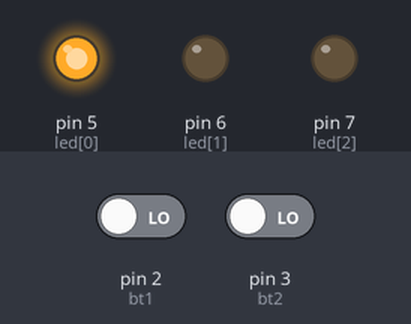
Bench run of a sketch on a simulated Arduino Uno, built with avr-gcc and run on an emulated ATmega328P. Shown: output pins drawn as LEDs (lit = HIGH). Dashed ring = blinking. The test bench sets the inputs (shaded band); at power-on: pin 3 (bt2) LOW, pin 2 (bt1) LOW.

Above: at 1.2 s.
1.3 s: pin 3 (bt2) driven HIGH
At 2.6 s:
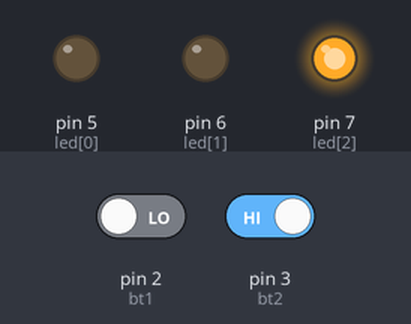
3.1 s: pin 2 (bt1) driven HIGH
At 6.0 s:
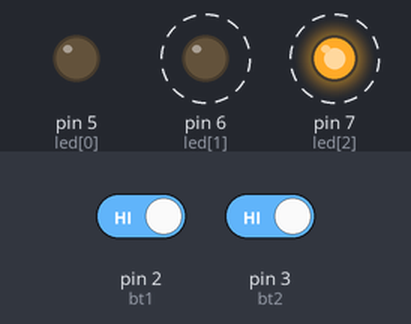
6.1 s: pin 2 (bt1) driven LOW
At 6.7 s:
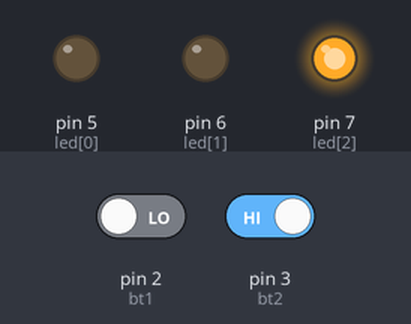
Timing chart, 0 to 9.1 s (numbered marks = the images above; inputs shaded):
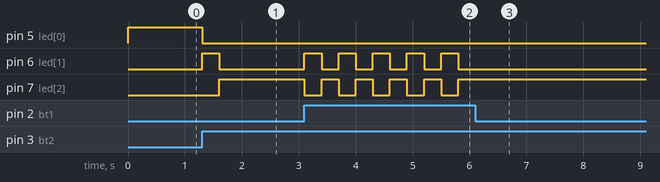

Measured:
- after the input at 1.3 s, pin 5 (led[0]): HIGH → LOW at once; pin 6 (led[1]): LOW → HIGH at once, → LOW 0.30 s later; pin 7 (led[2]): LOW → HIGH after 0.30 s
- after the input at 3.1 s, pin 6 (led[1]), pin 7 (led[2]): alternates HIGH for 0.30 s and LOW for 0.30 s, starting at once
- after the input at 6.1 s, pin 6 (led[1]): stops changing and stays LOW; pin 7 (led[2]): stops changing and stays HIGH

The sketch:

P10_SEQ_3LED_CON_2BT.ino
```cpp
/* #10 - shift dei led con 2 BT

 - LED su D5, D6, D7
 - BUTTON su D2 e D3

uso i BT per spostare il LED attivo
*/

//pin del LED
int led[3]= {5,6,7};

//pin del pulsante
int bt1 = 2;
int bt2 = 3;

//indice led corrente
int led_corrente = 0;

void setup() {
  //imposto i pin
  pinMode(bt1, INPUT);
  pinMode(bt2, INPUT);
  for (int i = 0; i < 3; i++) {
    pinMode(led[i], OUTPUT);
  }
  //imposto i led
  setled();
}

void loop() {
  //se il tasto 1 viene premuto...
  if (digitalRead(bt2)) {
    //cambio lo stato
    led_corrente++;
    //faccio ciclare lo stato
    if (led_corrente > 2) led_corrente = 2;
    //imposta i led
    setled();
    //attendo che i rimbalzi cessino (poor-man debouncing)
    delay(300);
  }
  //se il tasto 2 viene premuto...
  if (digitalRead(bt1)) {
    //cambio lo stato
    led_corrente--;
    //faccio ciclare lo stato
    if (led_corrente < 0) led_corrente = 0;
    //imposta i led
    setled();
    //attendo che i rimbalzi cessino (poor-man debouncing)
    delay(300);
  }
}

void setled() {
  //li spengo tutti
  for (int i = 0; i < 3; i++) {
    digitalWrite(led[i], LOW);
  }
  //accendo quello attivo
  digitalWrite(led[led_corrente], HIGH);
}
```
